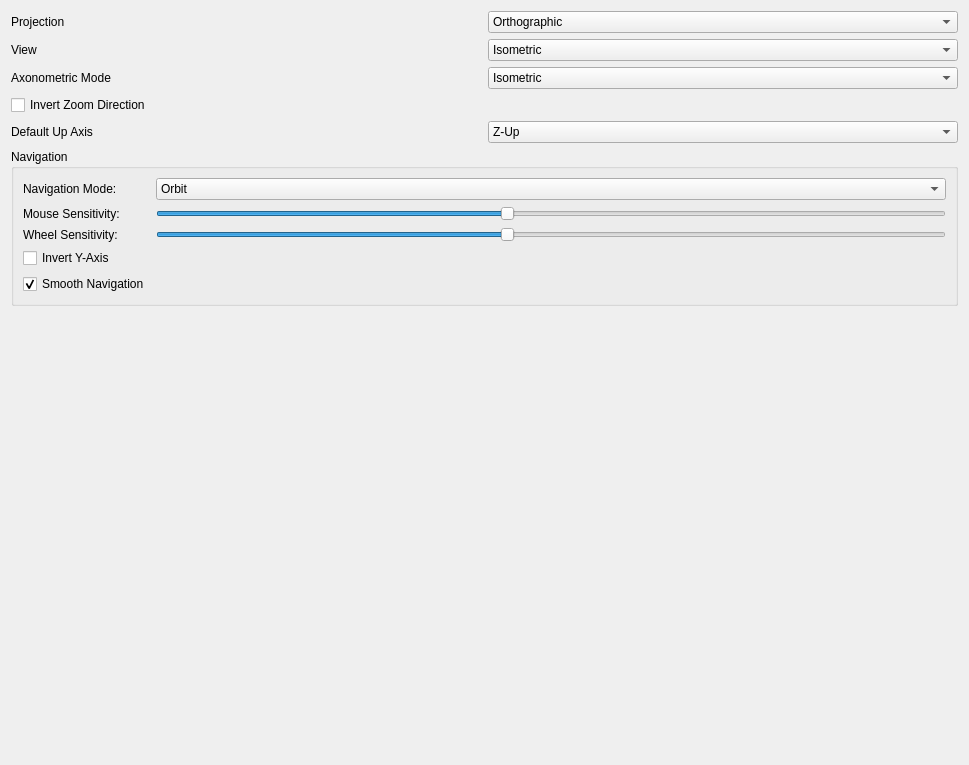
     <widget class="QWidget" name="tabCamera">
      <attribute name="title">
       <string>Camera</string>
      </attribute>
      <layout class="QGridLayout" name="gridLayout_6">
       <item row="0" column="0">
        <layout class="QHBoxLayout" name="horizontalLayout_2">
         <item>
          <widget class="QLabel" name="label">
           <property name="text">
            <string>Projection</string>
           </property>
          </widget>
         </item>
         <item>
          <widget class="QComboBox" name="comboProjectionMode">
           <property name="toolTip">
            <string>Select projection mode</string>
           </property>
           <item>
            <property name="text">
             <string>Orthographic</string>
            </property>
           </item>
           <item>
            <property name="text">
             <string>Perspective</string>
            </property>
           </item>
          </widget>
         </item>
        </layout>
       </item>
       <item row="1" column="0">
        <layout class="QHBoxLayout" name="horizontalLayout_3">
         <item>
          <widget class="QLabel" name="label_2">
           <property name="text">
            <string>View</string>
           </property>
          </widget>
         </item>
         <item>
          <widget class="QComboBox" name="comboDefaultView">
           <property name="toolTip">
            <string>Select default camera view</string>
           </property>
           <item>
            <property name="text">
             <string>Isometric</string>
            </property>
           </item>
           <item>
            <property name="text">
             <string>Top</string>
            </property>
           </item>
           <item>
            <property name="text">
             <string>Front</string>
            </property>
           </item>
           <item>
            <property name="text">
             <string>Left</string>
            </property>
           </item>
           <item>
            <property name="text">
             <string>Bottom</string>
            </property>
           </item>
           <item>
            <property name="text">
             <string>Rear</string>
            </property>
           </item>
           <item>
            <property name="text">
             <string>Right</string>
            </property>
           </item>
          </widget>
         </item>
        </layout>
       </item>
       <item row="2" column="0">
        <layout class="QHBoxLayout" name="horizontalLayout_4">
         <item>
          <widget class="QLabel" name="label_3">
           <property name="text">
            <string>Axonometric Mode</string>
           </property>
          </widget>
         </item>
         <item>
          <widget class="QComboBox" name="comboDefaultProjection">
           <property name="toolTip">
            <string>Select default camera view</string>
           </property>
           <item>
            <property name="text">
             <string>Isometric</string>
            </property>
           </item>
           <item>
            <property name="text">
             <string>Dimetric</string>
            </property>
           </item>
           <item>
            <property name="text">
             <string>Trimetric</string>
            </property>
           </item>
          </widget>
         </item>
        </layout>
       </item>
       <item row="4" column="0">
        <widget class="QCheckBox" name="checkInvertZoom">
         <property name="text">
          <string>Invert Zoom Direction</string>
         </property>
        </widget>
       </item>
       <item row="5" column="0">
        <layout class="QHBoxLayout" name="horizontalLayout_cameraUpAxis">
         <item>
          <widget class="QLabel" name="label_cameraUpAxis">
           <property name="text">
            <string>Default Up Axis</string>
           </property>
          </widget>
         </item>
         <item>
          <widget class="QComboBox" name="comboCameraUpAxis">
           <property name="toolTip">
            <string>Select default camera up axis for new views</string>
           </property>
           <item>
            <property name="text">
             <string>Z-Up</string>
            </property>
           </item>
           <item>
            <property name="text">
             <string>Y-Up</string>
            </property>
           </item>
          </widget>
         </item>
        </layout>
       </item>
       <item row="6" column="0">
        <widget class="QGroupBox" name="navigationGroupBox">
         <property name="title">
          <string>Navigation</string>
         </property>
         <layout class="QGridLayout" name="gridLayout_8">
          <item row="0" column="0">
           <widget class="QLabel" name="navigationModeLabel">
            <property name="text">
             <string>Navigation Mode:</string>
            </property>
           </widget>
          </item>
          <item row="0" column="1">
           <widget class="QComboBox" name="navigationModeComboBox">
                        <property name="toolTip">
             <string>Default camera control scheme (Orbit, Fly, First Person, etc.)</string>
            </property>
            <item>
             <property name="text">
              <string>Orbit</string>
             </property>
            </item>
            <item>
             <property name="text">
              <string>Fly</string>
             </property>
            </item>
            <item>
             <property name="text">
              <string>First Person</string>
             </property>
            </item>
           </widget>
          </item>
          <item row="1" column="0">
           <widget class="QLabel" name="mouseSensitivityLabel">
            <property name="text">
             <string>Mouse Sensitivity:</string>
            </property>
           </widget>
          </item>
          <item row="1" column="1">
           <widget class="QSlider" name="mouseSensitivitySlider">
                        <property name="toolTip">
             <string>How fast the camera responds to mouse movement</string>
            </property>
            <property name="minimum">
             <number>1</number>
            </property>
            <property name="maximum">
             <number>10</number>
            </property>
            <property name="value">
             <number>5</number>
            </property>
            <property name="orientation">
             <enum>Qt::Orientation::Horizontal</enum>
            </property>
           </widget>
          </item>
          <item row="2" column="0">
           <widget class="QLabel" name="zoomSensitivityLabel">
            <property name="text">
             <string>Wheel Sensitivity:</string>
            </property>
           </widget>
          </item>
          <item row="2" column="1">
           <widget class="QSlider" name="zoomSensitivitySlider">
                        <property name="toolTip">
             <string>How fast the camera responds to zoom input</string>
            </property>
            <property name="minimum">
             <number>1</number>
            </property>
            <property name="maximum">
             <number>10</number>
            </property>
            <property name="value">
             <number>5</number>
            </property>
            <property name="orientation">
             <enum>Qt::Orientation::Horizontal</enum>
            </property>
           </widget>
          </item>
          <item row="3" column="0">
           <widget class="QCheckBox" name="invertYAxisCheckBox">
            <property name="text">
             <string>Invert Y-Axis</string>
            </property>
           </widget>
          </item>
          <item row="4" column="0">
           <widget class="QCheckBox" name="smoothNavigationCheckBox">
                        <property name="toolTip">
             <string>Ease camera movement with inertia instead of moving instantly</string>
            </property>
            <property name="text">
             <string>Smooth Navigation</string>
            </property>
            <property name="checked">
             <bool>true</bool>
            </property>
           </widget>
          </item>
         </layout>
        </widget>
       </item>
       <item row="7" column="0">
        <spacer name="verticalSpacer_3">
         <property name="orientation">
          <enum>Qt::Orientation::Vertical</enum>
         </property>
         <property name="sizeHint" stdset="0">
          <size>
           <width>947</width>
           <height>448</height>
          </size>
         </property>
        </spacer>
       </item>
      </layout>
     </widget>
